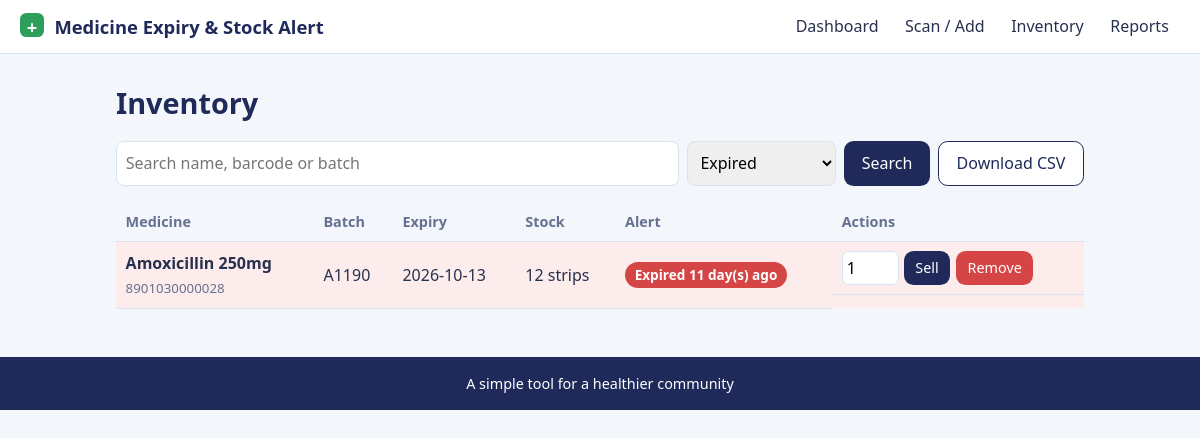
Screenshot of /inventory?filter=expired with the database file from the repository.
### tables this page shows
CREATE TABLE medicines (
            id INTEGER PRIMARY KEY AUTOINCREMENT,
            barcode TEXT NOT NULL DEFAULT '',
            name TEXT NOT NULL,
            batch_no TEXT NOT NULL DEFAULT '',
            expiry_date TEXT NOT NULL,
            quantity INTEGER NOT NULL DEFAULT 0,
            added_on TEXT NOT NULL
        );

### app.py (the view)
@app.route("/inventory")
def inventory():
    q = request.args.get("q", "").strip().lower()
    flt = request.args.get("filter", "all")
    meds = all_medicines()
    if q:
        meds = [m for m in meds if q in m["name"].lower() or q in m["barcode"] or q in m["batch_no"].lower()]
    if flt != "all":
        meds = [m for m in meds if m["status"]["key"] == flt]
    return render_template("inventory.html", meds=meds, q=q, flt=flt)

### app.py (called while the page is built)
def db():
    if "db" not in g:
        g.db = sqlite3.connect(DB_PATH)
        g.db.row_factory = sqlite3.Row
    return g.db

def status_of(expiry_str):
    days = (datetime.strptime(expiry_str, "%Y-%m-%d").date() - date.today()).days
    if days < 0:
        return {"key": "expired", "label": f"Expired {-days} day(s) ago", "days": days}
    if days <= CRITICAL_DAYS:
        return {"key": "critical", "label": f"Expires in {days} day(s)", "days": days}
    if days <= NEAR_DAYS:
        return {"key": "near", "label": f"Near expiry - {days} days left", "days": days}
    return {"key": "ok", "label": f"Safe - {days} days left", "days": days}

def enrich(rows):
    out = []
    for r in rows:
        d = dict(r)
        d["status"] = status_of(d["expiry_date"])
        out.append(d)
    return out

def all_medicines():
    return enrich(db().execute(
        "SELECT * FROM medicines ORDER BY expiry_date ASC, name ASC").fetchall())

### templates/inventory.html (shortened to what this page needs)
{% extends "base.html" %}
{% from "_macros.html" import table %}
{% block content %}
<h1>Inventory</h1>
<form class="filters" method="get">
  <input name="q" value="{{ q }}" placeholder="Search name, barcode or batch" aria-label="Search">
  <select name="filter" aria-label="Filter by status">
    {% for k, l in [('all','All'),('expired','Expired'),('critical','Within 7 days'),('near','Within 30 days'),('ok','Safe')] %}
    <option value="{{ k }}" {{ 'selected' if flt == k }}>{{ l }}</option>{% endfor %}
  </select>
  <button class="btn">Search</button>
  <a class="btn ghost" href="{{ url_for('export_csv') }}">Download CSV</a>
</form>
{{ table(meds) }}
{% endblock %}

### templates/_macros.html
{% macro badge(s) %}<span class="badge {{ s.key }}">{{ s.label }}</span>{% endmacro %}
{% macro table(meds, actions=True) %}
{% if meds %}
<div class="table-wrap"><table>
  <thead><tr><th>Medicine</th><th>Batch</th><th>Expiry</th><th>Stock</th><th>Alert</th>{% if actions %}<th>Actions</th>{% endif %}</tr></thead>
  <tbody>
  {% for m in meds %}
  <tr class="row-{{ m.status.key }}">
    <td><strong>{{ m.name }}</strong><br><small>{{ m.barcode or 'no barcode' }}</small></td>
    <td>{{ m.batch_no or '-' }}</td>
    <td>{{ m.expiry_date }}</td>
    <td>{{ m.quantity }} strips</td>
    <td>{{ badge(m.status) }}</td>
    {% if actions %}
    <td class="actions">
      <form method="post" action="{{ url_for('sell', med_id=m.id) }}">
        <input type="number" name="quantity" value="1" min="1" aria-label="Strips to remove">
        <button class="btn small">Sell</button>
      </form>
      <form method="post" action="{{ url_for('delete', med_id=m.id) }}" onsubmit="return confirm('Remove this entry?')">
        <button class="btn small danger">Remove</button>
      </form>
    </td>
    {% endif %}
  </tr>
  {% endfor %}
  </tbody>
</table></div>
{% else %}<p class="empty">Nothing here yet.</p>{% endif %}
{% endmacro %}

### static/style.css (style rules this page uses)
:root { --navy:#1f2a5a; --ink:#27304f; --muted:#667090; --bg:#f3f7fb; --line:#d9e2ee; --red:#d64545; --red-bg:#fdecec; --orange:#e07b1a; --orange-bg:#fff0e0; --yellow-bg:#fff8dc; --green:#2e9e5b; --green-bg:#e6f6ec; --blue:#3b6fd4; }
* { box-sizing:border-box }
body { margin:0;font:16px/1.5 "Segoe UI",system-ui,-apple-system,Roboto,sans-serif;color:var(--ink);background:var(--bg) }
h1 { color:var(--navy);margin:.2rem 0 .4rem;font-size:1.8rem }
.btn { display:inline-block;border:0;border-radius:.6rem;background:var(--navy);color:#fff;padding:.6rem 1.1rem;font:inherit;cursor:pointer;text-decoration:none }
.btn.ghost { background:#fff;color:var(--navy);border:1px solid var(--navy) }
.btn.danger { background:var(--red) }
.btn.small { padding:.3rem .7rem;font-size:.9rem }
.table-wrap { overflow-x:auto }
table { width:100%;border-collapse:collapse }
th,td { text-align:left;padding:.55rem .6rem;border-bottom:1px solid var(--line);vertical-align:middle }
th { color:var(--muted);font-weight:600;font-size:.9rem }
small { color:var(--muted) }
.row-expired { background:var(--red-bg) }
.badge { display:inline-block;padding:.15rem .6rem;border-radius:2rem;font-size:.85rem;font-weight:600;white-space:nowrap }
.badge.expired { background:var(--red);color:#fff }
.actions { display:flex;gap:.4rem;flex-wrap:wrap }
.actions form { display:flex;gap:.3rem }
.actions input { width:3.6rem;padding:.25rem;border:1px solid var(--line);border-radius:.4rem }
.filters { display:flex;flex-wrap:wrap;gap:.5rem;margin:1rem 0 }
.filters input,.filters select { padding:.55rem;border:1px solid var(--line);border-radius:.5rem;font:inherit }
.filters input { flex:1;min-width:200px }
form input { display:block;width:100%;margin-top:.3rem;padding:.7rem;border:1px solid var(--line);border-radius:.5rem;font:inherit }
.actions input,.filters input { margin-top:0 }

### rows the page displays
medicines: name "Amoxicillin 250mg", barcode "8901030000028", batch_no "A1190", expiry_date "2026-10-13", quantity "12", label "Expired 11 day(s) ago"

### other values shown
form field filter "Expired"
